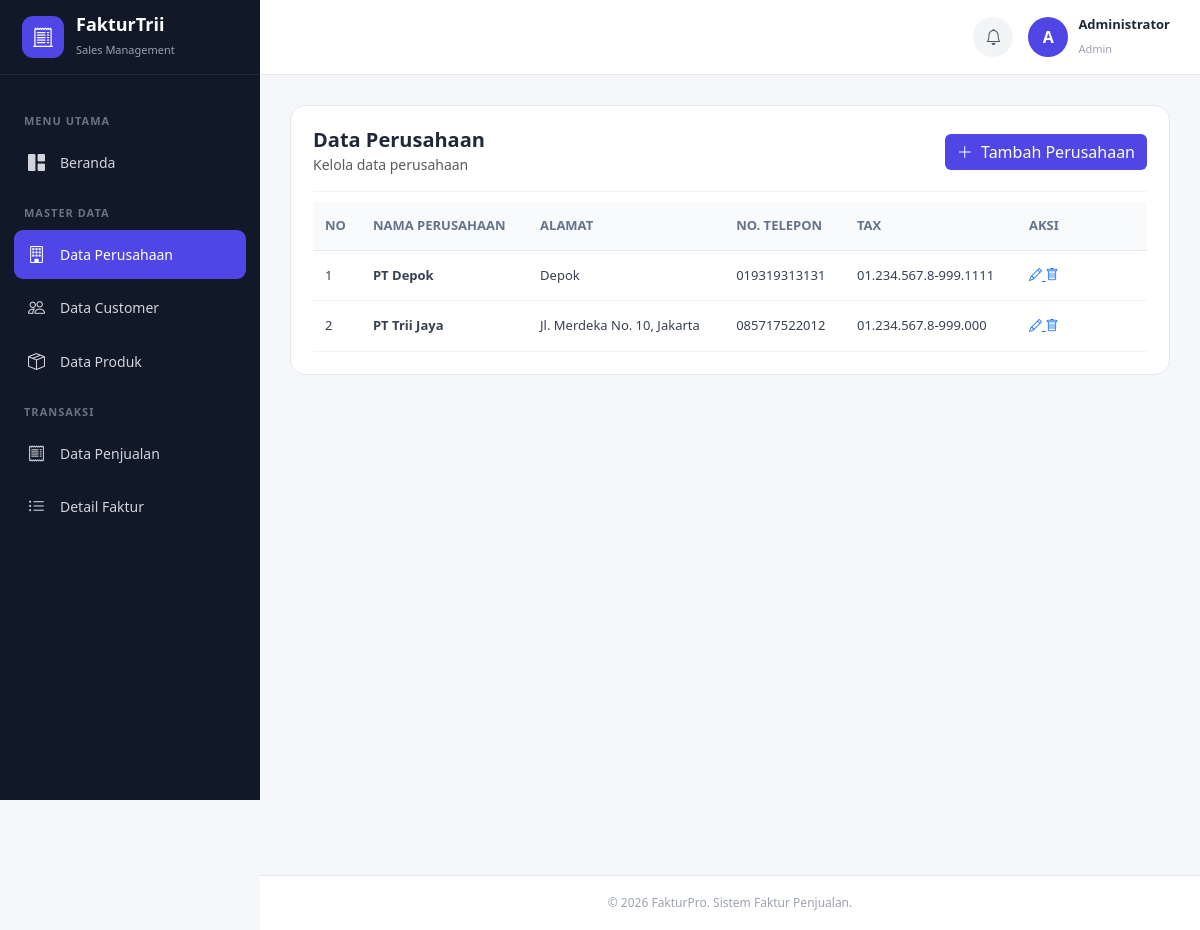
The page /perusahaan/index.php on the database its author committed.
### tables this page shows
CREATE TABLE `perusahaan` (
  `id_perusahaan` int(11) NOT NULL,
  `nama_perusahaan` varchar(150) NOT NULL,
  `alamat` text DEFAULT NULL,
  `no_telp` varchar(20) DEFAULT NULL,
  `tax` varchar(50) DEFAULT NULL
);

### perusahaan/index.php (the view, shortened to what this page needs)
<?php
require_once "../config/database.php";
$query = mysqli_query(
    $conn,
    "SELECT * FROM perusahaan ORDER BY id_perusahaan DESC"
);
include "../layouts/header.php";
include "../layouts/navigation.php";
include "../layouts/sidebar.php";
?>
<main class="main-content">
    <div class="content-card">
        <div class="card-header-custom">
            <div>
                <h5>Data Perusahaan</h5>
                <small class="text-muted">
                    Kelola data perusahaan
                </small>
            </div>
            <a href="tambah.php"
               class="btn btn-primary-custom">
                <i class="bi bi-plus-lg me-1"></i>
                Tambah Perusahaan
            </a>
        </div>
        <div class="table-responsive">
            <table class="table table-modern">
                <thead>
                <tr>
                    <th>No</th>
                    <th>Nama Perusahaan</th>
                    <th>Alamat</th>
                    <th>No. Telepon</th>
                    <th>Tax</th>
                    <th width="130">Aksi</th>
                </tr>
                </thead>
                <tbody>
                <?php
                $no = 1;
                while ($row = mysqli_fetch_assoc($query)):
                ?>
                <tr>
                    <td><?= $no++; ?></td>
                    <td>
                        <strong>
                            <?= htmlspecialchars($row['nama_perusahaan']); ?>
                        </strong>
                    </td>
                    <td>
                        <?= htmlspecialchars($row['alamat']); ?>
                    </td>
                    <td>
                        <?= htmlspecialchars($row['no_telp']); ?>
                    </td>
                    <td>
                        <?= htmlspecialchars($row['tax']); ?>
                    </td>
                    <td>
                        <a href="edit.php?id=<?= $row['id_perusahaan']; ?>"
                           class="btn-action btn-edit">
                            <i class="bi bi-pencil"></i>
                        </a>
                        <a href="hapus.php?id=<?= $row['id_perusahaan']; ?>"
                           class="btn-action btn-delete"
                           onclick="return confirm('Yakin ingin menghapus data ini?')">
                            <i class="bi bi-trash"></i>
                        </a>
                    </td>
                </tr>
                <?php endwhile; ?>
                </tbody>
            </table>
        </div>
    </div>
</main>
<?php include "../layouts/footer.php"; ?>

### asset/css/style.css (style rules this page uses)
* { margin: 0; padding: 0; box-sizing: border-box; }
body { font-family: "Segoe UI", Tahoma, Geneva, Verdana, sans-serif; background: #f5f7fb; color: #1f2937; }
.main-content { padding: 30px; }
.content-card { background: white; border: 1px solid #e5e7eb; border-radius: 15px; padding: 22px; height: 100%; }
.card-header-custom { display: flex; align-items: center; justify-content: space-between; padding-bottom: 15px; margin-bottom: 10px; border-bottom: 1px solid #f1f5f9; }
.card-header-custom h5 { margin: 0; font-weight: 600; }
.btn-primary-custom { background: #4f46e5; border: none; color: white; }
.table thead th { background: #f8fafc; color: #64748b; font-size: 13px; font-weight: 600; border-bottom: 1px solid #e2e8f0; }
.table tbody td { vertical-align: middle; font-size: 13px; }
.table-responsive { width: 100%; overflow-x: auto; }
.table { width: 100%; border-collapse: collapse; margin: 0; }
.table th { padding: 14px 12px; background: #f8fafc; color: #64748b; font-size: 12px; font-weight: 700; text-transform: uppercase; border-bottom: 1px solid #e5e7eb; }
.table td { padding: 15px 12px; font-size: 13px; color: #374151; border-bottom: 1px solid #f1f5f9; }

### rows shown on the page
perusahaan: nama_perusahaan "PT Depok", alamat "Depok", no_telp "019319313131", tax "01.234.567.8-999.1111"
perusahaan: nama_perusahaan "PT Trii Jaya", alamat "Jl. Merdeka No. 10, Jakarta", no_telp "085717522012", tax "01.234.567.8-999.000"
